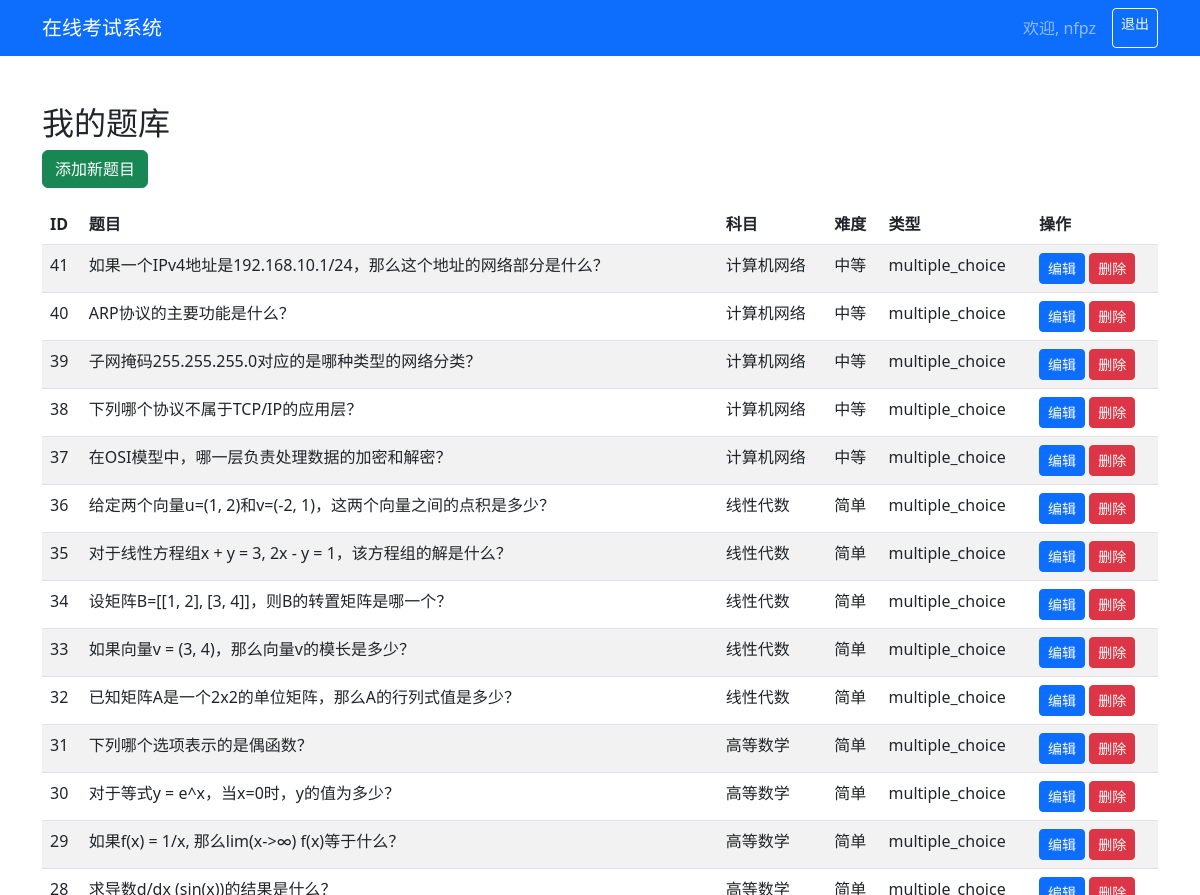
Before: /manage_questions (signed in, upper part) with the older database file.
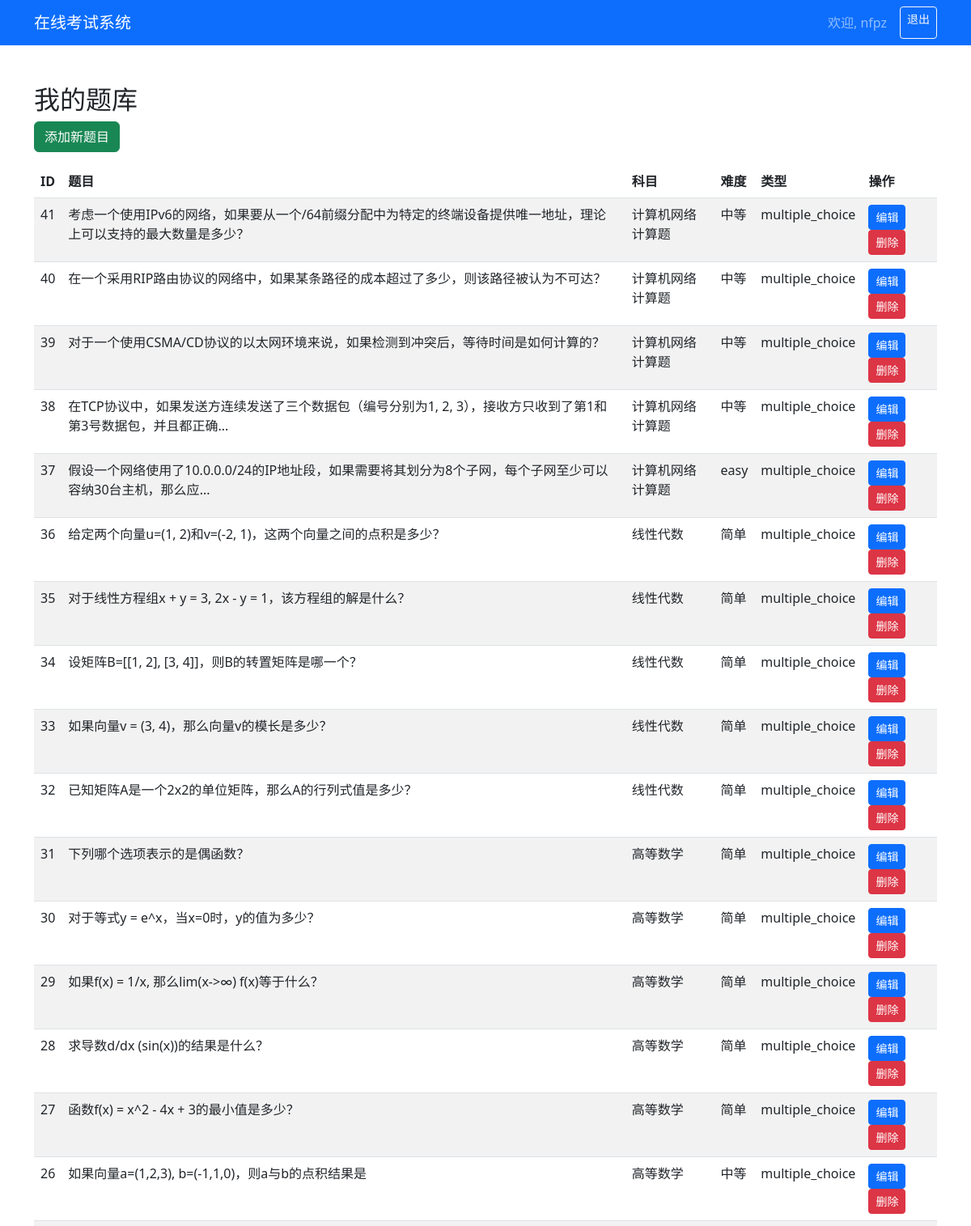
After: the same page with the newer database file.
### tables this page shows
CREATE TABLE questions (
            id INTEGER PRIMARY KEY AUTOINCREMENT,
            teacher_id INTEGER NOT NULL,
            question_text TEXT NOT NULL,
            option_a TEXT,
            option_b TEXT,
            option_c TEXT,
            option_d TEXT,
            option_e TEXT,
            option_f TEXT,
            correct_answer TEXT, -- 对于多选题，用逗号分隔多个答案，如"A,B,C"
            question_type TEXT DEFAULT 'multiple_choice', -- multiple_choice, multiple_select, true_false, short_answer, programming
            subject TEXT,
            difficulty TEXT, -- easy, medium, hard
            points INTEGER DEFAULT 1, -- 题目分值
            test_cases TEXT, -- 编程题的测试用例JSON
            solution_code TEXT, -- 编程题参考答案
            created_at TIMESTAMP DEFAULT CURRENT_TIMESTAMP, explanation TEXT,
            FOREIGN KEY (teacher_id) REFERENCES users(id)
        );

### app.py (the view)
@app.route('/manage_questions')
@login_required
@role_required('teacher')
def manage_questions():
    filter_subject = request.args.get('subject', '')
    filter_type = request.args.get('question_type', '')
    with get_db() as conn:
        subjects = conn.execute(
            'SELECT DISTINCT subject FROM questions WHERE teacher_id = ? AND subject IS NOT NULL AND subject != "" ORDER BY subject',
            (session['user_id'],)
        ).fetchall()
        query = 'SELECT * FROM questions WHERE teacher_id = ?'
        params = [session['user_id']]
        if filter_subject:
            query += ' AND subject = ?'
            params.append(filter_subject)
        if filter_type:
            query += ' AND question_type = ?'
            params.append(filter_type)
        query += ' ORDER BY id DESC'
        questions = conn.execute(query, params).fetchall()
    return render_template('manage_questions.html',
                           questions=questions,
                           subjects=subjects,
                           filter_subject=filter_subject,
                           filter_type=filter_type)

### app.py (called while the page is built)
def get_db_connection():
    conn = sqlite3.connect('exam_system.db')
    conn.row_factory = sqlite3.Row  # 使结果可以通过列名访问
    return conn

@contextmanager
def get_db():
    conn = get_db_connection()
    try:
        yield conn
    finally:
        conn.close()

def login_required(f):
    from functools import wraps
    @wraps(f)
    def decorated_function(*args, **kwargs):
        if 'user_id' not in session:
            return redirect(url_for('login'))
        return f(*args, **kwargs)
    return decorated_function

def role_required(required_role):
    def decorator(f):
        from functools import wraps
        @wraps(f)
        def decorated_function(*args, **kwargs):
            if 'user_id' not in session:
                return redirect(url_for('login'))
            with get_db() as conn:
                user = conn.execute('SELECT role FROM users WHERE id = ?',
                                   (session['user_id'],)).fetchone()
            if user['role'] != required_role:
                flash('您没有权限访问此页面', 'error')
                return redirect(url_for('dashboard'))
            return f(*args, **kwargs)
        return decorated_function
    return decorator

### templates/manage_questions.html (shortened to what this page needs)
<!DOCTYPE html>
<html lang="zh-CN">
<head>
    <link href="https://cdn.jsdelivr.net/npm/bootstrap@5.3.0/dist/css/bootstrap.min.css" rel="stylesheet">
</head>
<body>
    <nav class="navbar navbar-expand-lg navbar-dark bg-primary">
        <div class="container">
            <a class="navbar-brand" href="{{ url_for('dashboard') }}">在线考试系统</a>
            <div class="navbar-nav ms-auto">
                <span class="navbar-text me-3">欢迎, {{ session.get('username') }}</span>
                <a class="btn btn-outline-light btn-sm" href="{{ url_for('logout') }}">退出</a>
            </div>
        </div>
    </nav>
    <div class="container mt-5">
        <h2>我的题库</h2>
        <a href="{{ url_for('add_question') }}" class="btn btn-success mb-3">添加新题目</a>
        {% if questions %}
            <div class="table-responsive">
                <table class="table table-striped">
                    <thead>
                        <tr>
                            <th>ID</th>
                            <th>题目</th>
                            <th>科目</th>
                            <th>难度</th>
                            <th>类型</th>
                            <th>操作</th>
                        </tr>
                    </thead>
                    <tbody>
                        {% for q in questions %}
                        <tr>
                            <td>{{ q.id }}</td>
                            <td>{{ q.question_text[:60] }}{% if q.question_text|length > 60 %}...{% endif %}</td>
                            <td>{{ q.subject }}</td>
                            <td>{{ q.difficulty }}</td>
                            <td>{{ q.question_type }}</td>
                            <td>
                                <a href="{{ url_for('edit_question', question_id=q.id) }}" class="btn btn-primary btn-sm">编辑</a>
                                <a href="{{ url_for('delete_question', question_id=q.id) }}" class="btn btn-danger btn-sm"
                                   onclick="return confirm('确定删除此题？')">删除</a>
                            </td>
                        </tr>
                        {% endfor %}
                    </tbody>
                </table>
            </div>
        {% else %}
            <p class="text-muted">题库为空，请先添加题目。</p>
        {% endif %}
    </div>
</body>
</html>

Changed rows visible on the page:
changed questions id 41: question_text "如果一个IPv4地址是192.168.10.1/24，那么这个地址的网络部分是什么？" → "考虑一个使用IPv6的网络，如果要从一个/64前缀分配中为特定的终端设备提供唯一地址，理论上可以支持的最大数量是多少？"; subject "计算机网络" → "计算机网络计算题"
changed questions id 40: question_text "ARP协议的主要功能是什么？" → "在一个采用RIP路由协议的网络中，如果某条路径的成本超过了多少，则该路径被认为不可达？"; subject "计算机网络" → "计算机网络计算题"
changed questions id 39: question_text "子网掩码255.255.255.0对应的是哪种类型的网络分类？" → "对于一个使用CSMA/CD协议的以太网环境来说，如果检测到冲突后，等待时间是如何计算的？"; subject "计算机网络" → "计算机网络计算题"
changed questions id 38: question_text "下列哪个协议不属于TCP/IP的应用层？" → "在TCP协议中，如果发送方连续发送了三个数据包（编号分别为1, 2, 3），接收方只收到了第1和第3号数据包，并且都正确"; subject "计算机网络" → "计算机网络计算题"; now shows "..."
changed questions id 37: question_text "在OSI模型中，哪一层负责处理数据的加密和解密？" → "假设一个网络使用了10.0.0.0/24的IP地址段，如果需要将其划分为8个子网，每个子网至少可以容纳30台主机，那么应"; subject "计算机网络" → "计算机网络计算题"; difficulty "中等" → "easy"; now shows "..."
now on this page (row edited): questions: id "28", question_text "求导数d/dx (sin(x))的结果是什么？", subject "高等数学", difficulty "简单", question_type "multiple_choice"
now on this page (row edited): questions: id "27", question_text "函数f(x) = x^2 - 4x + 3的最小值是多少？", subject "高等数学", difficulty "简单", question_type "multiple_choice"
now on this page (row edited): questions: id "26", question_text "如果向量a=(1,2,3), b=(-1,1,0)，则a与b的点积结果是", subject "高等数学", difficulty "中等", question_type "multiple_choice"
